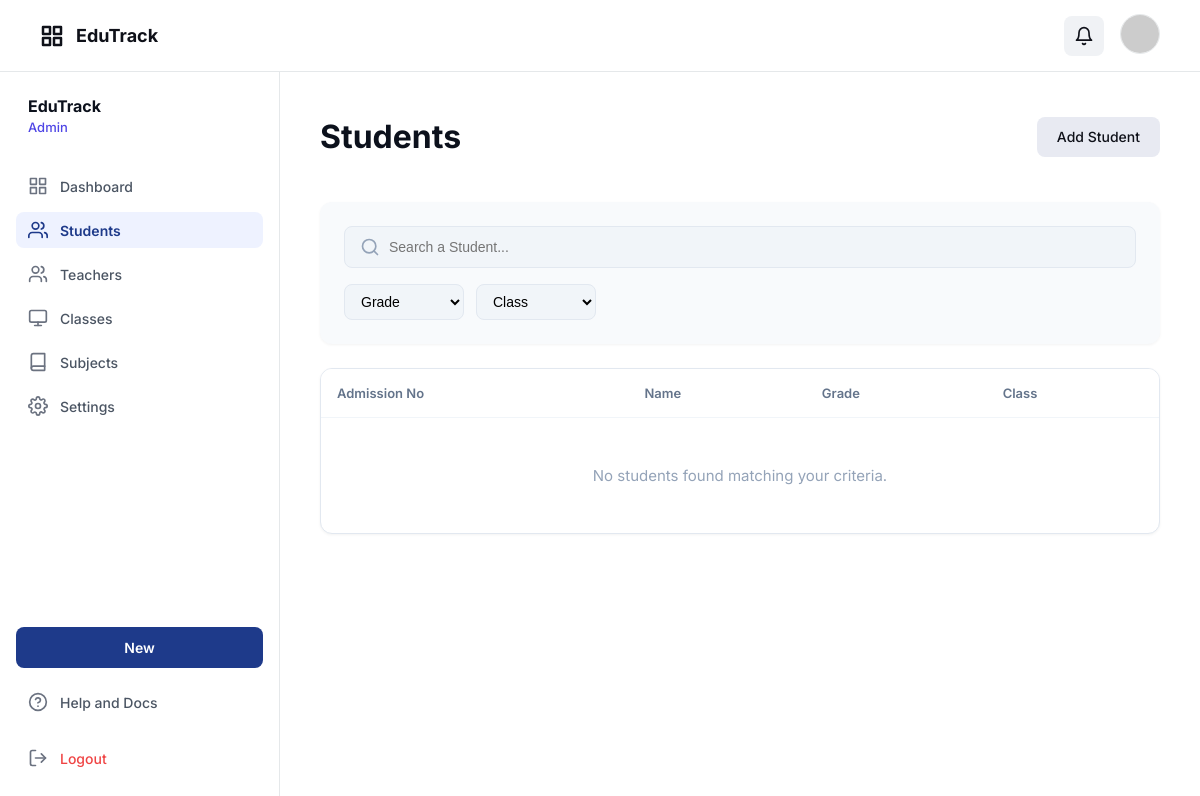
The page /school_app/index.php?controller=student&action=index (signed in) on the database as committed earlier.
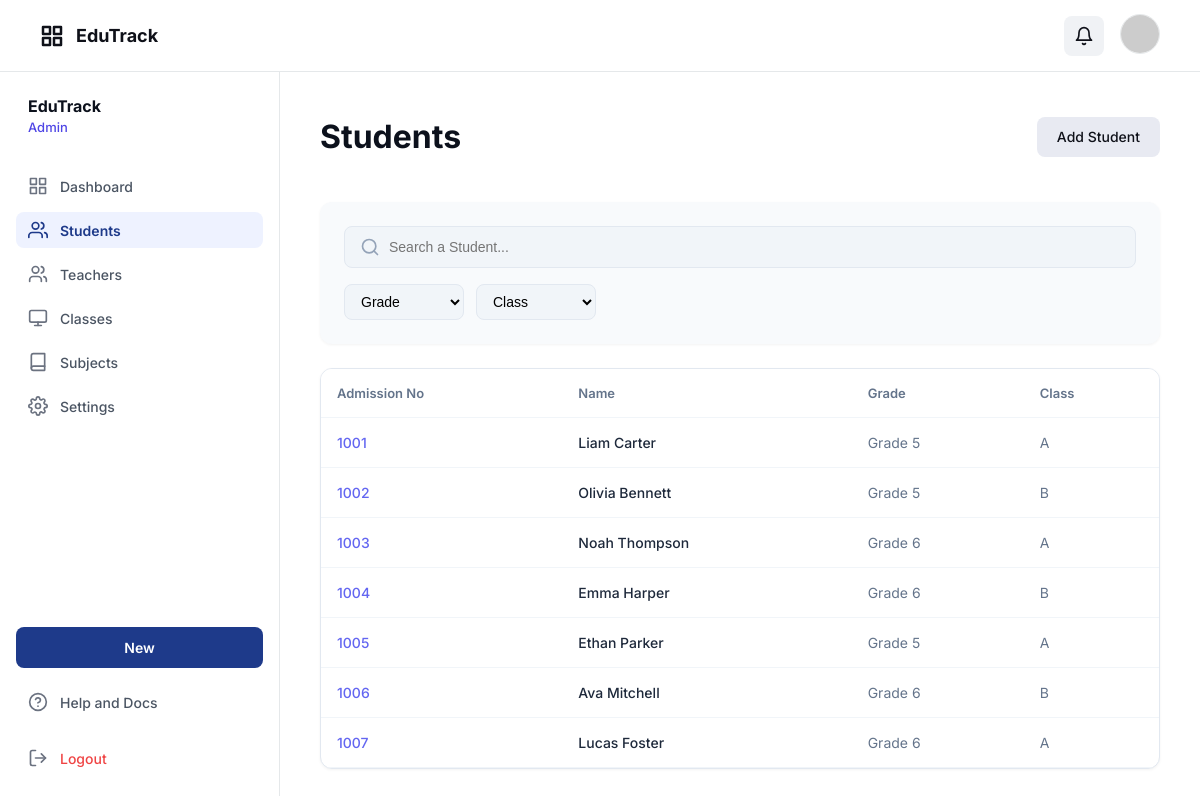
The same page on the database as committed later.
### tables this page shows
CREATE TABLE students (
  id BIGINT UNSIGNED NOT NULL AUTO_INCREMENT,
  admission_no VARCHAR(30) NOT NULL,   
  first_name VARCHAR(80) NOT NULL,
  last_name VARCHAR(80) NOT NULL,
  date_of_birth DATE NULL,
  gender ENUM('M','F','OTHER') NULL,

  is_active TINYINT(1) NOT NULL DEFAULT 1,

  created_at TIMESTAMP NOT NULL DEFAULT CURRENT_TIMESTAMP,
  updated_at TIMESTAMP NOT NULL DEFAULT CURRENT_TIMESTAMP ON UPDATE CURRENT_TIMESTAMP,

  PRIMARY KEY (id),
  UNIQUE KEY uq_students_admission_no (admission_no),
  KEY idx_students_name (last_name, first_name)
);

### school_app/models/Student.php (called while the page is built, shortened)
<?php
class Student extends Model
{
    public static function list($filters = [], $page = 1, $limit = 10)
    {
        $db = Database::connect();
        $offset = ($page - 1) * $limit;
        $sql = "SELECT DISTINCT
                    s.*,
                    c.name as class_name,
                    g.name as grade_name,
                    g.grade_number
                FROM students s
                LEFT JOIN enrollments e ON s.id = e.student_id AND e.status = 'ACTIVE'
                LEFT JOIN school_years sy ON e.school_year_id = sy.id AND sy.is_current = 1
                LEFT JOIN classes c ON e.class_id = c.id
                LEFT JOIN grades g ON c.grade_id = g.id
                WHERE 1=1";
        $params = [];
        $sql .= " ORDER BY s.admission_no ASC";
        $countSql = "SELECT COUNT(DISTINCT s.id) FROM students s
                     LEFT JOIN enrollments e ON s.id = e.student_id AND e.status = 'ACTIVE'
                     LEFT JOIN school_years sy ON e.school_year_id = sy.id AND sy.is_current = 1
                     LEFT JOIN classes c ON e.class_id = c.id
                     LEFT JOIN grades g ON c.grade_id = g.id
                     WHERE 1=1";
        $countStmt = $db->prepare($countSql);
        $countStmt->execute($params);
        $total = $countStmt->fetchColumn();
        $sql .= " LIMIT " . (int) $limit . " OFFSET " . (int) $offset;
        $stmt = $db->prepare($sql);
        $stmt->execute($params);
        return [
            'data' => $stmt->fetchAll(PDO::FETCH_OBJ),
            'total' => $total,
            'page' => $page,
            'limit' => $limit,
            'total_pages' => ceil($total / $limit)
        ];
    }
}

### school_app/controllers/StudentController.php (called while the page is built, shortened)
<?php
require_once __DIR__ . '/../models/Student.php';
class StudentController
{
    public function index()
    {
        $page = isset($_GET['page']) ? (int) $_GET['page'] : 1;
        $filters = [
            'search' => $_GET['search'] ?? '',
            'grade_id' => $_GET['grade_id'] ?? '',
            'class_id' => $_GET['class_id'] ?? ''
        ];
        $studentsData = Student::list($filters, $page, 10);
        $grades = Grade::getAll();
        $classes = [];
        if (!empty($filters['grade_id'])) {
            $classes = ClassModel::getByGrade($filters['grade_id']);
        } else {
            $classes = ClassModel::getAll();
        }
        return [
            'students' => $studentsData['data'],
            'pagination' => [
                'total' => $studentsData['total'],
                'page' => $studentsData['page'],
                'total_pages' => $studentsData['total_pages']
            ],
            'filters' => $filters,
            'grades' => $grades,
            'classes' => $classes
        ];
    }
}

### school_app/views/admin/students/index.php (the view, shortened to what the rows shown need)
<div class="students-view-container">
    <div style="display: flex; justify-content: space-between; align-items: center; margin-bottom: 24px;">
        <h1 class="text-h1" style="font-weight: 700; font-size: 32px; color: var(--text-dark);">Students</h1>
    </div>
    <div class="card"
        style="padding: 0; border: 1px solid #e2e8f0; border-radius: 12px; overflow: hidden; background-color: #fff;">
        <table style="width: 100%; border-collapse: collapse; text-align: left;">
            <thead>
                <tr style="border-bottom: 1px solid #f1f5f9; background-color: #fff;">
                    <th style="padding: 16px; color: #64748b; font-size: 13px; font-weight: 600; text-transform: none;">
                        Admission No</th>
                    <th style="padding: 16px; color: #64748b; font-size: 13px; font-weight: 600; text-transform: none;">
                        Name</th>
                    <th style="padding: 16px; color: #64748b; font-size: 13px; font-weight: 600; text-transform: none;">
                        Grade</th>
                    <th style="padding: 16px; color: #64748b; font-size: 13px; font-weight: 600; text-transform: none;">
                        Class</th>
                </tr>
            </thead>
            <tbody>
                <?php if (empty($students)): ?>
                    <tr>
                        <td colspan="4" style="padding: 48px; text-align: center; color: #94a3b8; font-size: 15px;">
                            No students found matching your criteria.
                        </td>
                    </tr>
                <?php else: ?>
                    <?php foreach ($students as $student): ?>
                        <tr style="border-bottom: 1px solid #f1f5f9; transition: background-color 0.2s; cursor: pointer;"
                            onclick="window.location='index.php?controller=student&action=enroll&id=<?php echo $student->id; ?>'"
                            onmouseover="this.style.backgroundColor='#f8fafc'"
                            onmouseout="this.style.backgroundColor='transparent'">
                            <td style="padding: 16px; color: #6366f1; font-weight: 500; font-size: 14px;">
                                <?php echo htmlspecialchars($student->admission_no); ?>
                            </td>
                            <td style="padding: 16px; color: #1e293b; font-weight: 500; font-size: 14px;">
                                <?php echo htmlspecialchars($student->first_name . ' ' . $student->last_name); ?>
                            </td>
                            <td style="padding: 16px; color: #64748b; font-size: 14px;">
                                <?php echo htmlspecialchars($student->grade_name ?? 'N/A'); ?>
                            </td>
                            <td style="padding: 16px; color: #64748b; font-size: 14px;">
                                <?php echo htmlspecialchars($student->class_name ?? 'N/A'); ?>
                            </td>
                        </tr>
                    <?php endforeach; ?>
                <?php endif; ?>
            </tbody>
        </table>
    </div>
</div>

Rows that differ between the two databases and show on the page:
added students: admission_no "1001", first_name+last_name "Liam Carter", grade_name "Grade 5", class_name "A"
added students: admission_no "1002", first_name+last_name "Olivia Bennett", grade_name "Grade 5", class_name "B"
added students: admission_no "1003", first_name+last_name "Noah Thompson", grade_name "Grade 6", class_name "A"
added students: admission_no "1004", first_name+last_name "Emma Harper", grade_name "Grade 6", class_name "B"
added students: admission_no "1005", first_name+last_name "Ethan Parker", grade_name "Grade 5", class_name "A"
added students: admission_no "1006", first_name+last_name "Ava Mitchell", grade_name "Grade 6", class_name "B"
added students: admission_no "1007", first_name+last_name "Lucas Foster", grade_name "Grade 6", class_name "A"
Other text that changed with them:
text no longer shown: "No students found matching your criteria."
